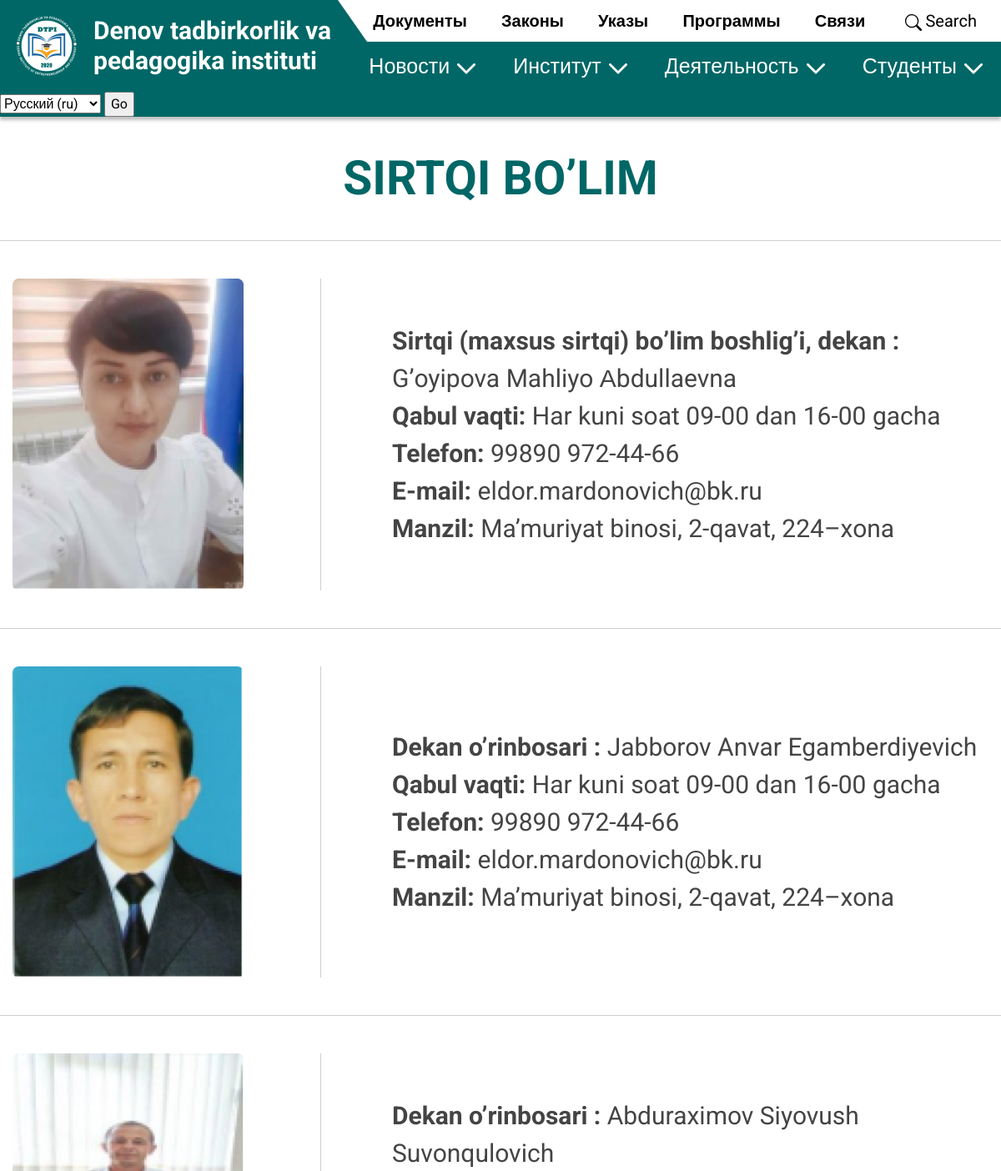
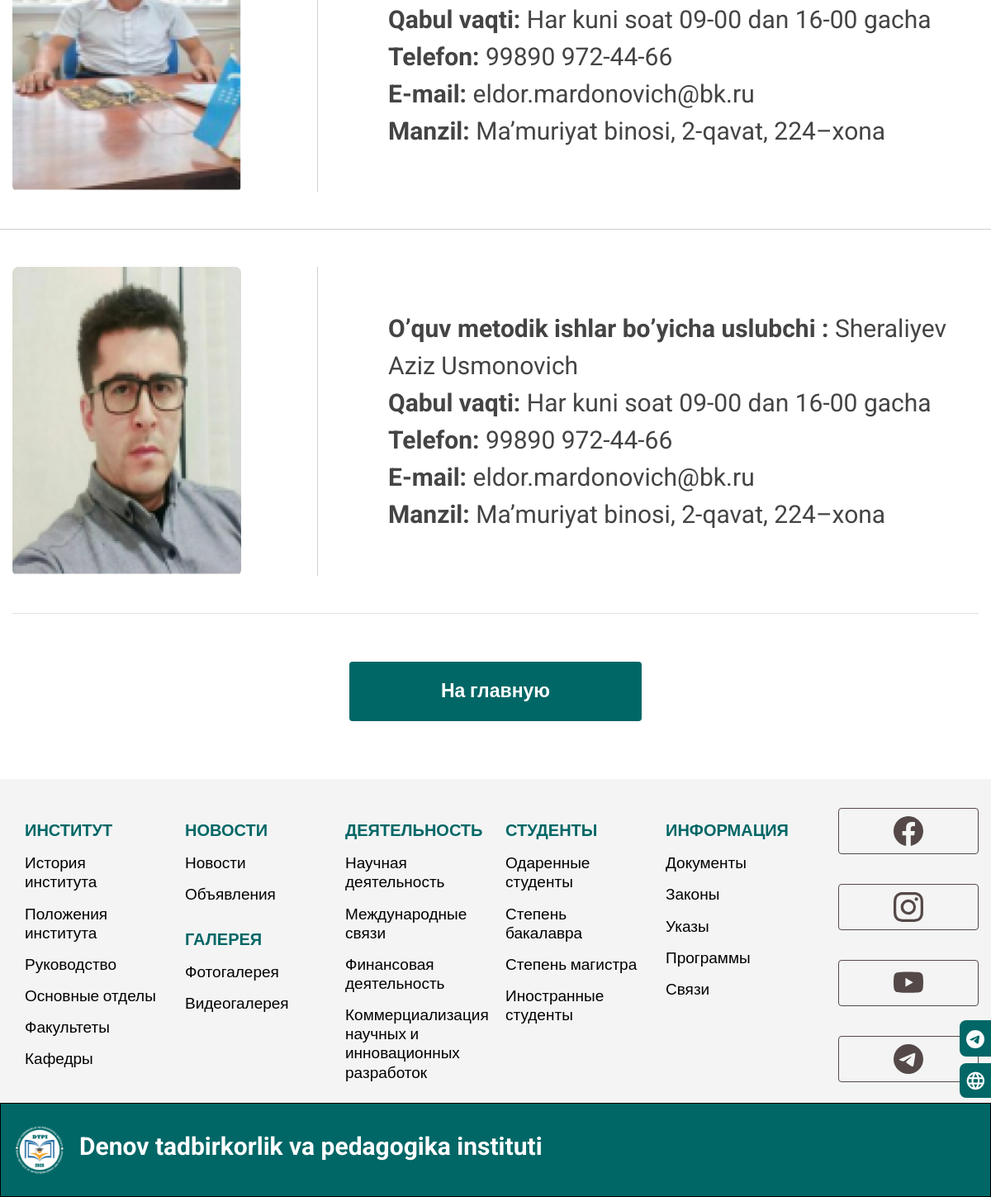
Page /ru/external_department/ on the committed database (2 pictures, top to bottom).
### main/models.py (models this page shows)
class ExternalDepartment(models.Model):
    position = models.CharField(max_length=255, verbose_name="Дослжность")
    image = models.ImageField(upload_to='pages/', verbose_name="Излбражение")
    full_name = models.CharField(max_length=255, verbose_name="Ф. И. О.")
    time = models.CharField(max_length=255, verbose_name="Время приема")
    phone = models.CharField(max_length=255, verbose_name="Номер телефона")
    email = models.CharField(max_length=255, verbose_name="адрес электронной почты")
    location = models.CharField(max_length=255, verbose_name="место")
    class Meta:
        verbose_name = 'данные о заочном отделении'
        verbose_name_plural = 'Заочное отделение'

### main/views.py (the view)
# urls.py: path('external_department/', external_department, name="external_department"),
def external_department(request):
    content = ExternalDepartment.objects.all()
    return render(request, 'external-department.html', {'content': content})

### templates/external-department.html (shortened to what this page needs)
{% extends 'base.html' %} {% load static %}
{% block content %}
    <section class="section-external-department" id="top">
        <section class="section-departments">
            <div class="container-xl">
                <h2 class="text-center title">SIRTQI BO’LIM</h2>
                {% for c in content %}
                    <div class="row staff">
                        <div class="col-4">
                            <div class="image ">
                                <img src="{{ c.image.url }}" class="img-fluid w-75" alt="">
                            </div>
                        </div>
                        <div class="col-lg-8 infos">
                            <div class="info"><span>{{ c.position }} :</span> {{ c.full_name }}</div>
                            <div class="info"><span>Qabul vaqti:</span> {{ c.time }}</div>
                            <div class="info"><span>Telefon:</span> {{ c.phone }}</div>
                            <div class="info"><span>E-mail:</span> {{ c.email }}</div>
                            <div class="info"><span>Manzil:</span> {{ c.location }}</div>
                        </div>
                    </div>
                {% endfor %}
                                <div class="text-center pt-5 border-top">
                                    <a href="{% url 'home' %}" class="btn">На главную</a>
                                </div>
            </div>
        </section>
    </section>
{% endblock %}

### main/static/css/base.css (style rules this page uses)
body { font-family: 'Roboto', sans-serif; overflow-x: hidden; min-height: 100vh; display: -webkit-box; display: -ms-flexbox; display: flex; -webkit-box-orient: vertical; -webkit-box-direction: normal; -ms-flex-direction: column; flex-direction: column; -webkit-box-pack: justify; -ms-flex-pack: justify; justify-content: space-between; }
html { scroll-behavior: smooth !important; overflow-x: hidden; }
h2, .h2 { font-size: 57px; font-weight: 700; }
.section-external-department { padding-top: 110px; }
.section-external-department .section-departments { padding-top: 70px; padding-bottom: 70px; -webkit-box-shadow: 0px 4px 4px rgba(0, 0, 0, 0.25); box-shadow: 0px 4px 4px rgba(0, 0, 0, 0.25); }
.section-external-department .section-departments h2 { color: #006766; margin-bottom: 40px; }
.section-external-department .section-departments .staff { padding-top: 45px; padding-bottom: 45px; border-top: 1px solid #CECECE; }
.section-external-department .section-departments .staff .image { border-right: 1px solid #CECECE; }
.section-external-department .section-departments .staff .infos { display: -webkit-box; display: -ms-flexbox; display: flex; -webkit-box-orient: vertical; -webkit-box-direction: normal; -ms-flex-direction: column; flex-direction: column; -webkit-box-pack: center; -ms-flex-pack: center; justify-content: center; padding-left: 70px; }
.section-external-department .section-departments .staff .infos .info { font-size: 30px; color: #444444; }
.section-external-department .section-departments .staff .infos .info span { font-weight: bold; }
.section-external-department .section-departments .btn { color: white; background: #006766; padding: 18px 110px; font-size: 23px; font-weight: 700; margin-top: 10px; text-decoration: none; }

### rows in the picture
ExternalDepartment: image (picture), position "Sirtqi (maxsus sirtqi) boʼlim boshligʼi, dekan", full_name "Gʼoyipova Mahliyo Аbdullaevna", time "Har kuni soat 09-00 dan 16-00 gacha", phone "99890 972-44-66", email "eldor.mardonovich@bk.ru", location "Ma’muriyat binosi, 2-qavat, 224–xona"
ExternalDepartment: image (picture), position "Dekan o’rinbosari", full_name "Jabborov Anvar Egamberdiyevich", time "Har kuni soat 09-00 dan 16-00 gacha", phone "99890 972-44-66", email "eldor.mardonovich@bk.ru", location "Ma’muriyat binosi, 2-qavat, 224–xona"
ExternalDepartment: image (picture), position "Dekan o’rinbosari", full_name "Abduraximov Siyovush Suvonqulovich", time "Har kuni soat 09-00 dan 16-00 gacha", phone "99890 972-44-66", email "eldor.mardonovich@bk.ru", location "Ma’muriyat binosi, 2-qavat, 224–xona"
ExternalDepartment: image (picture), position "Oʼquv metodik ishlar boʼyicha uslubchi", full_name "Sheraliyev Aziz Usmonovich", time "Har kuni soat 09-00 dan 16-00 gacha", phone "99890 972-44-66", email "eldor.mardonovich@bk.ru", location "Ma’muriyat binosi, 2-qavat, 224–xona"

### other values in the picture
form field language "Русский (ru)"
